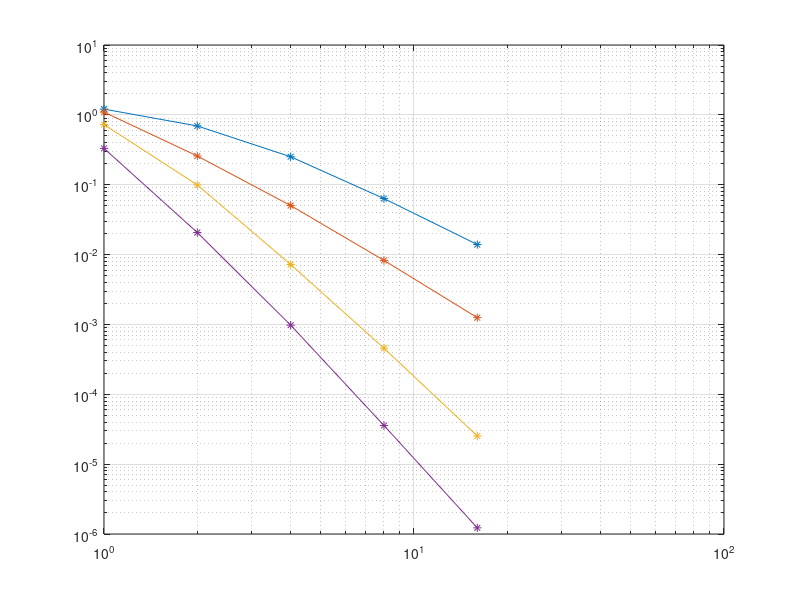

MATLAB code to generate this figure:
close all;
clear all;

%% l2 [Mesh][Order]

%% Sin(10x) + Sin(10y) + Sin(10z)


l2 = zeros(5, 4);

%% log_0_*
l2(0 + 1, 1) = +1.209063e+00; 
l2(0 + 1, 2) = +1.093649e+00; 
l2(0 + 1, 3) = +7.258179e-01; 
l2(0 + 1, 4) = +3.311431e-01; 

log_0_5 = +3.061368e-01; 
log_0_6 = +2.657874e-01; 
log_0_7 = +5.559542e-02; 
log_0_8 = +4.772116e-02; 

%% log_1_*
l2(1 + 1, 1) = +6.934718e-01; 
l2(1 + 1, 2) = +2.574699e-01; 
l2(1 + 1, 3) = +9.919870e-02; 
l2(1 + 1, 4) = +2.066949e-02; 

log_1_5 = +5.372951e-03; 
log_1_6 = +1.346614e-03; 

%% log_2_*
l2(2 + 1, 1) = +2.512674e-01; 
l2(2 + 1, 2) = +5.033066e-02; 
l2(2 + 1, 3) = +7.196701e-03; 
l2(2 + 1, 4) = +9.757486e-04; 

log_2_5 = +8.712885e-05; 
log_2_6 = +8.946592e-06; 

%% log_3_*
l2(3 + 1, 1) = +6.334412e-02; 
l2(3 + 1, 2) = +8.256671e-03; 
l2(3 + 1, 3) = +4.566923e-04; 
l2(3 + 1, 4) = +3.575723e-05; 

log_3_5 = +1.328543e-06; 

%% log_4_*
l2(4 + 1, 1) = +1.391785e-02; 
l2(4 + 1, 2) = +1.250348e-03; 
l2(4 + 1, 3) = +2.527752e-05; 
l2(4 + 1, 4) = +1.225044e-06; 



h = [1, 1/2, 1/4, 1/8, 1/16];
p = [1:4];

P = size(p, 2);
H = size(h, 2);

delta = zeros(H - 1, P);

for i = 1:H-1
    delta(i, :) = ...
        (log10(l2(i + 1, :)) - log10(l2(i, :))) / ...
        (log10(1/h(i + 1))   - log10(1/h(i)));
end

delta'

figure;
loglog(1./h, l2, '-*');
grid;
